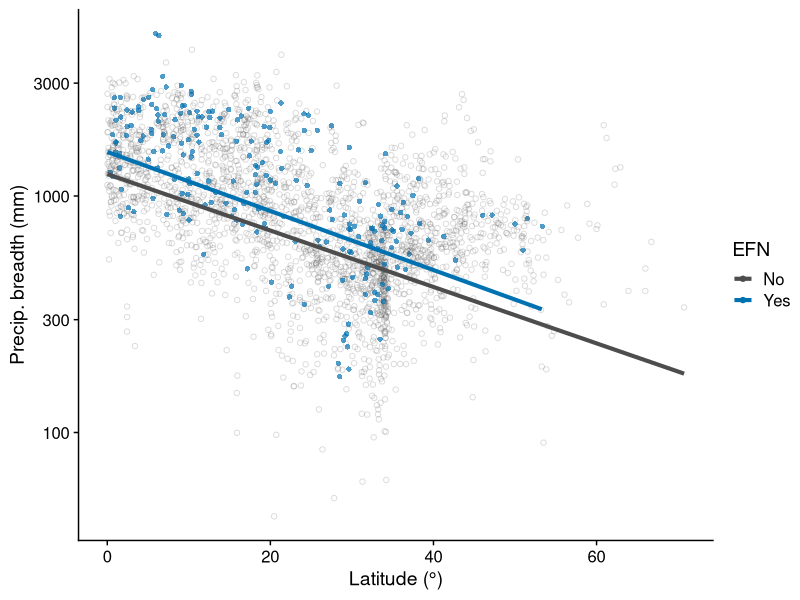
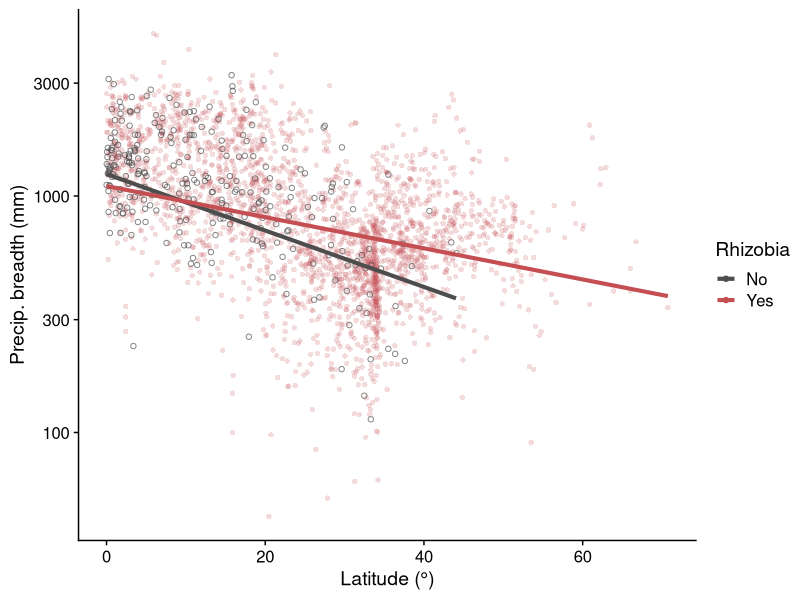
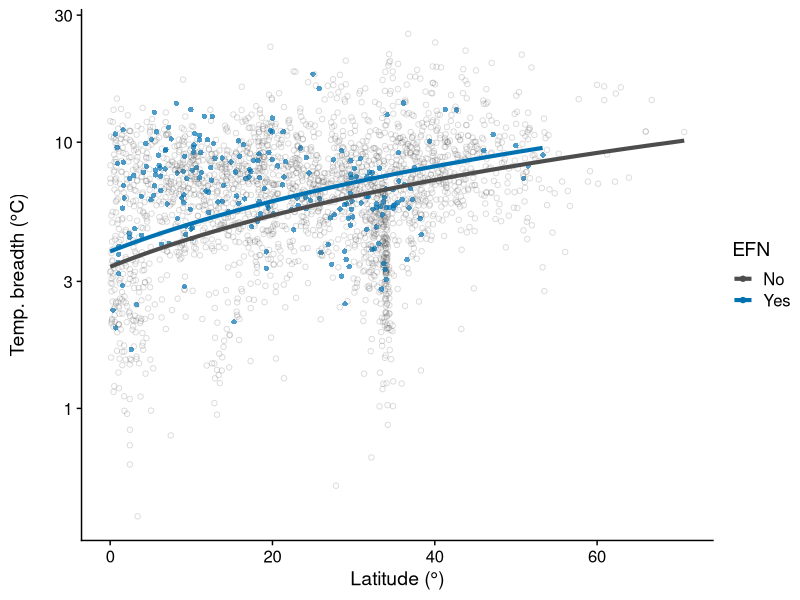
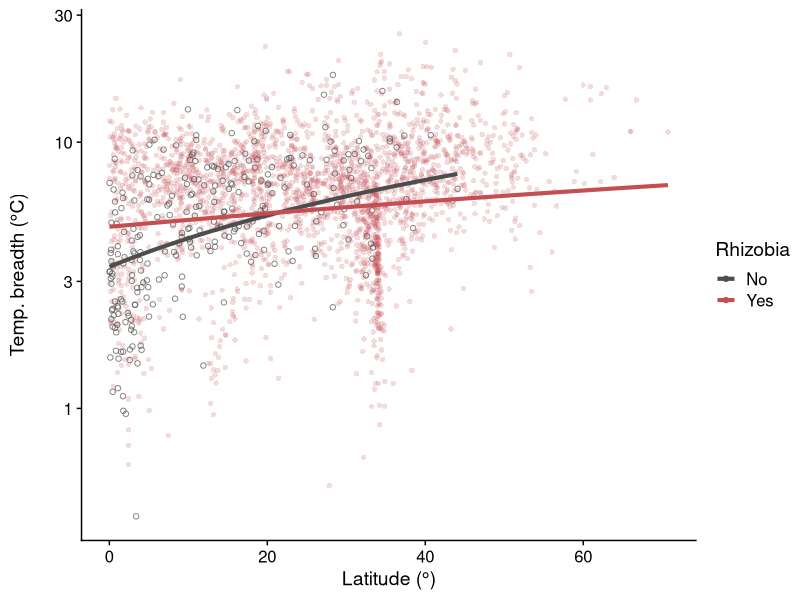
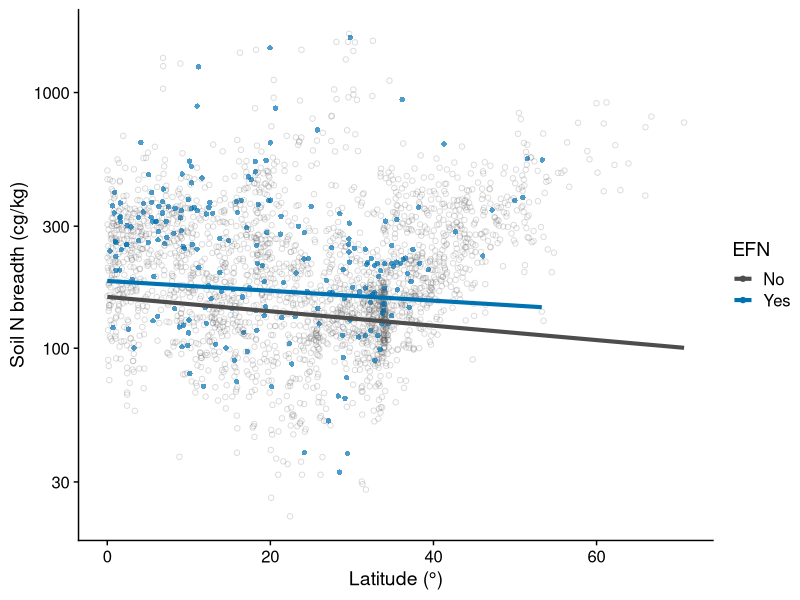
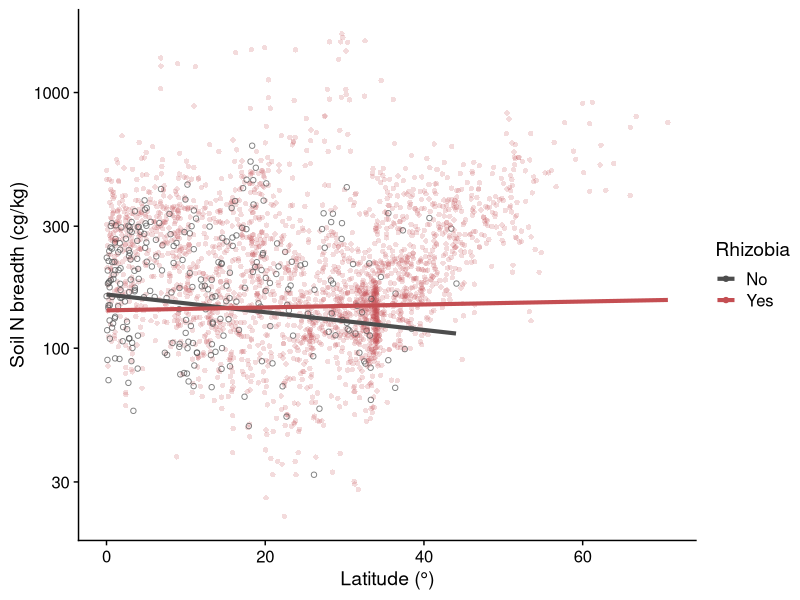
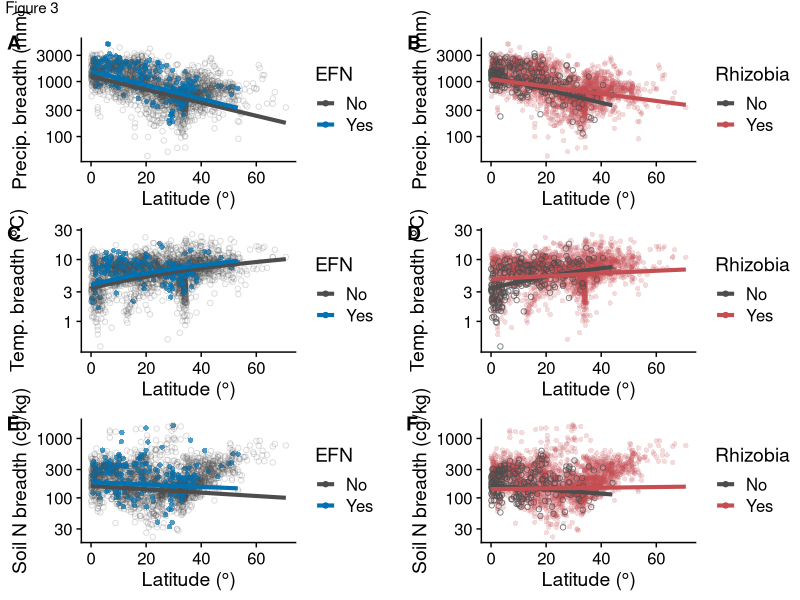

Write R code to recreate these figures, in order. (Note: this script raises an error after producing the figures.)
#Packages
library(tidyverse)
library(cowplot)
library(here)
library(ggeffects)

#Read in data
data <- read.csv("data/pgls_species_data.csv")

#Make sure factors are factors
data$EFN <- as.factor(data$EFN)
data$fixer <- as.factor(data$fixer)
data$abs_med_lat <- as.numeric(data$abs_med_lat)

#Precipitation

#Read in model predictions from script 08
EFN_precip_means <- read.csv(here("tables/precip_range_EFN_predictions.csv"))
fixer_precip_means <- read.csv(here("tables/precip_range_fixer_predictions.csv"))

## Make plots for EFN and rhizobia separately ----

#Set seed for reproducibility
set.seed(10)

#Make sure group is a factor
EFN_precip_means$group <- as.factor(EFN_precip_means$group)

#Calculate max latitude for each group
max_noEFN <- max(data[data$EFN == 0, "abs_med_lat"])
max_EFN <- max(data[data$EFN == 1, "abs_med_lat"])

#Make figure
p1 <- ggplot()+
  geom_point(data=data, aes(x=abs_med_lat, y=precip_range, color=EFN, alpha=EFN, shape=EFN), size=1.5)+
  theme_cowplot()+
  scale_alpha_manual(values=c(0.2, 0.7), guide="none")+
  scale_shape_manual(values = c("1" = 16, "0"   = 1), guide="none")+
  scale_colour_manual(values=c("#4D4D4D", "#0072B2"), labels=c("No", "Yes"))+
  ylab("Precip. breadth (mm)")+
  xlab("Latitude (\u00B0)")+
  geom_line(data=EFN_precip_means %>% filter(!(group=="0" & x>max_noEFN)) %>% filter(!(group=="1" & x > max_EFN)), aes(x=x, y=predicted, colour=group), linewidth=1.4)+
  scale_y_log10()
p1

#Make sure group is a factor
fixer_precip_means$group <- as.factor(fixer_precip_means$group)

#Calculate max latitude for each group
max_nofixer <- max(data[data$fixer == 0, "abs_med_lat"])
max_fixer <- max(data[data$fixer == 1, "abs_med_lat"])

#Make figure
p2 <- ggplot()+
  geom_point(data=data, aes(x=abs_med_lat, y=precip_range, color=fixer, alpha=fixer, shape=fixer), size=1.5)+
  theme_cowplot()+
  scale_alpha_manual(values=c(0.7, 0.2), guide="none")+
  scale_shape_manual(values = c("1" = 16, "0"   = 1), guide="none")+
  scale_colour_manual(values=c("#4D4D4D", "#C44E52"), labels=c("No", "Yes"))+
  ylab("Precip. breadth (mm)")+
  xlab("Latitude (\u00B0)")+
  labs(colour="Rhizobia")+
  geom_line(data=fixer_precip_means %>% filter(!(group=="0" & x>max_nofixer)) %>% filter(!(group=="1" & x > max_fixer)), aes(x=x, y=predicted, colour=group), linewidth=1.4)+
  scale_y_log10()
p2

#Temperature

#Read in model predictions from script 08
EFN_temp_means <- read.csv(here("tables/temp_range_EFN_predictions.csv"))
fixer_temp_means <- read.csv(here("tables/temp_range_fixer_predictions.csv"))

## Make plots for EFN and rhizobia separately ----

#Set seed for reproducibility
set.seed(10)

#Make sure group is a factor
EFN_temp_means$group <- as.factor(EFN_temp_means$group)

#Calculate max latitude for each group
max_noEFN <- max(data[data$EFN == 0, "abs_med_lat"])
max_EFN <- max(data[data$EFN == 1, "abs_med_lat"])

#Make figure
p3 <- ggplot()+
  geom_point(data=data, aes(x=abs_med_lat, y=temp_range, color=EFN, alpha=EFN, shape=EFN), size=1.5)+
  theme_cowplot()+
  scale_alpha_manual(values=c(0.2, 0.7), guide="none")+
  scale_shape_manual(values = c("1" = 16, "0"   = 1), guide="none")+
  scale_colour_manual(values=c("#4D4D4D", "#0072B2"), labels=c("No", "Yes"))+
  ylab("Temp. breadth (\u00B0C)\n")+
  xlab("Latitude (\u00B0)")+
  geom_line(data=EFN_temp_means %>% filter(!(group=="0" & x>max_noEFN)) %>% filter(!(group=="1" & x > max_EFN)), aes(x=x, y=predicted, colour=group), linewidth=1.4)+
  scale_y_log10()
p3

#Make sure group is a factor
fixer_temp_means$group <- as.factor(fixer_temp_means$group)

#Calculate max latitude for each group
max_nofixer <- max(data[data$fixer == 0, "abs_med_lat"])
max_fixer <- max(data[data$fixer == 1, "abs_med_lat"])

#Make figure
p4 <- ggplot()+
  geom_point(data=data, aes(x=abs_med_lat, y=temp_range, color=fixer, alpha=fixer, shape=fixer), size=1.5)+
  theme_cowplot()+
  scale_alpha_manual(values=c(0.7, 0.2), guide="none")+
  scale_shape_manual(values = c("1" = 16, "0"   = 1), guide="none")+
  scale_colour_manual(values=c("#4D4D4D", "#C44E52"), labels=c("No", "Yes"))+
  ylab("Temp. breadth (\u00B0C)\n")+
  xlab("Latitude (\u00B0)")+
  labs(colour="Rhizobia")+
  geom_line(data=fixer_temp_means %>% filter(!(group=="0" & x>max_nofixer)) %>% filter(!(group=="1" & x > max_fixer)), aes(x=x, y=predicted, colour=group), linewidth=1.4)+
  scale_y_log10()
p4

#Nitrogen

#Read in model predictions from script 08
EFN_nitro_means <- read.csv(here("tables/nitro_range_EFN_predictions.csv"))
fixer_nitro_means <- read.csv(here("tables/nitro_range_fixer_predictions.csv"))

## Make plots for EFN and rhizobia separately ----

#Set seed for reproducibility
set.seed(10)

#Make sure group is a factor
EFN_nitro_means$group <- as.factor(EFN_nitro_means$group)

#Calculate max latitude for each group
max_noEFN <- max(data[data$EFN == 0, "abs_med_lat"])
max_EFN <- max(data[data$EFN == 1, "abs_med_lat"])

#Make figure
p5 <- ggplot()+
  geom_point(data=data, aes(x=abs_med_lat, y=nitro_range, color=EFN, alpha=EFN, shape=EFN), size=1.5)+
  theme_cowplot()+
  scale_alpha_manual(values=c(0.2, 0.7), guide="none")+
  scale_shape_manual(values = c("1" = 16, "0"   = 1), guide="none")+
  scale_colour_manual(values=c("#4D4D4D", "#0072B2"), labels=c("No", "Yes"))+
  ylab("Soil N breadth (cg/kg)")+
  xlab("Latitude (\u00B0)")+
  geom_line(data=EFN_nitro_means %>% filter(!(group=="0" & x>max_noEFN)) %>% filter(!(group=="1" & x > max_EFN)), aes(x=x, y=predicted, colour=group), linewidth=1.4)+
  scale_y_log10()
p5

#Make sure group is a factor
fixer_nitro_means$group <- as.factor(fixer_nitro_means$group)

#Calculate max latitude for each group
max_nofixer <- max(data[data$fixer == 0, "abs_med_lat"])
max_fixer <- max(data[data$fixer == 1, "abs_med_lat"])

#Make figure
p6 <- ggplot()+
  geom_point(data=data, aes(x=abs_med_lat, y=nitro_range, color=fixer, alpha=fixer, shape=fixer), size=1.5)+
  theme_cowplot()+
  scale_alpha_manual(values=c(0.7, 0.2), guide="none")+
  scale_shape_manual(values = c("1" = 16, "0"   = 1), guide="none")+
  scale_colour_manual(values=c("#4D4D4D", "#C44E52"), labels=c("No", "Yes"))+
  ylab("Soil N breadth (cg/kg)")+
  xlab("Latitude (\u00B0)")+
  labs(colour="Rhizobia")+
  geom_line(data=fixer_nitro_means %>% filter(!(group=="0" & x>max_nofixer)) %>% filter(!(group=="1" & x > max_fixer)), aes(x=x, y=predicted, colour=group), linewidth=1.4)+
  scale_y_log10()
p6

#Make multi-panel plot
p7_raw <- cowplot::plot_grid(p1, p2, p3, p4, p5, p6, nrow=3, align = "hv", axis = "lr", labels=c("AUTO"))
p7_spaced <- plot_grid(NULL, p7_raw, ncol = 1, rel_heights = c(0.05, 1))
p7 <- ggdraw(p7_spaced) + 
  draw_figure_label(label = "Figure 3", position = "top.left")
p7

#Save final Figure 3
save_plot("figures/Figure3.pdf", p7, base_height = 10, base_width = 12, dpi=600)
